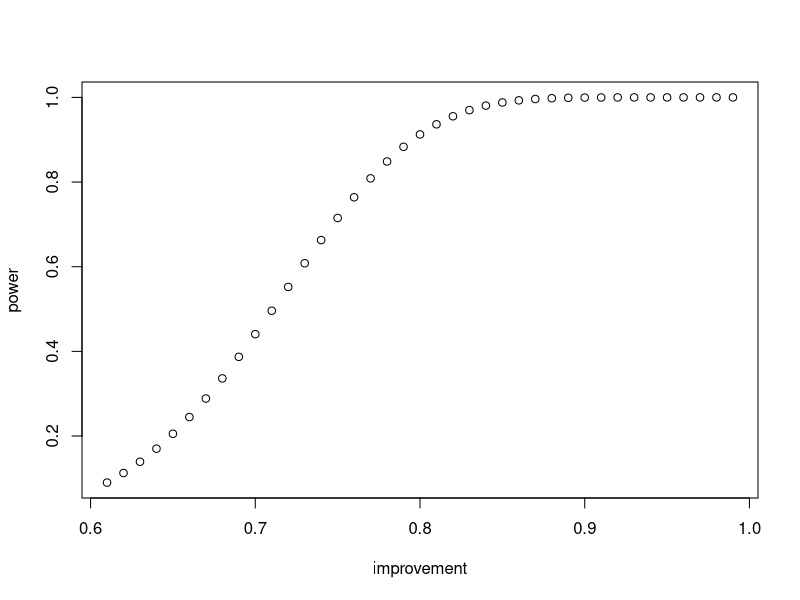

Here is the R script that generated this plot:
improvement = 61:99
improvement = improvement / 100
significance_level = 0.05
sample_size = 40

rejection_region = qbinom(1 - significance_level, sample_size, 0.6)
power = 1 - pbinom(rejection_region - 1, sample_size, improvement)

plot(improvement, power)

